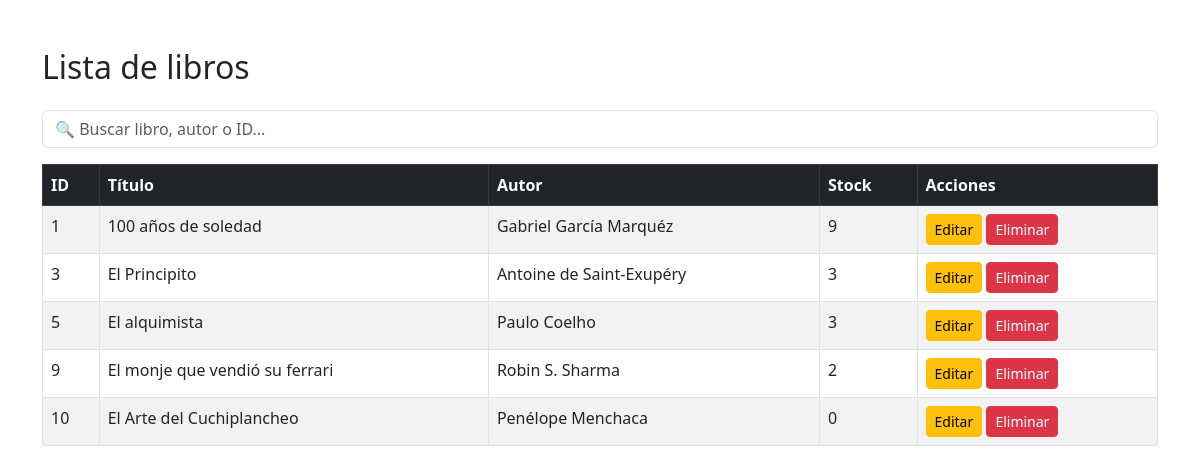
The page /ConsultarLibros.php?mensaje=solicitado (signed in) on the database its author committed.
### tables this page shows
CREATE TABLE `libros` (
  `id` int NOT NULL,
  `titulo` varchar(150) NOT NULL,
  `autor` varchar(100) NOT NULL,
  `genero` varchar(50) DEFAULT NULL,
  `isbn` varchar(20) DEFAULT NULL,
  `stock` int NOT NULL,
  `activo` tinyint DEFAULT '1'
);

### ConsultarLibros.php (the view, shortened to what this page needs)
<?php
include("conexion.php");
$result = $conexion->query("SELECT * FROM libros WHERE activo = 1");
?>
<!DOCTYPE html>
<html>
<head>
    <link href="https://cdn.jsdelivr.net/npm/bootstrap@5.3.0/dist/css/bootstrap.min.css" rel="stylesheet">
</head>
<body>
<div class="container mt-5">
    <h2 class="mb-4">Lista de libros</h2>
    <div class="mb-3">
    <input type="text" id="buscador" class="form-control" placeholder="🔍 Buscar libro, autor o ID...">
</div>
    <table class="table table-bordered table-striped table-hover" id="tablaLibros">
        <thead class="table-dark">
            <tr>
                <th>ID</th>
                <th>Título</th>
                <th>Autor</th>
                <th>Stock</th>
                <th>Acciones</th>
            </tr>
        </thead>
        <tbody>
<?php while ($row = $result->fetch_assoc()) { ?>
    <tr>
        <td><?php echo $row['id']; ?></td>
        <td><?php echo htmlspecialchars($row['titulo']); ?></td>
        <td><?php echo htmlspecialchars($row['autor']); ?></td>
        <td><?php echo $row['stock']; ?></td>
        <td>
            <a href="editar_libro.php?id=<?php echo $row['id']; ?>" class="btn btn-warning btn-sm">Editar</a>
            <a href="eliminar_libro.php?id=<?php echo $row['id']; ?>"
            class="btn btn-danger btn-sm"
            onclick="return confirmarEliminacion(<?php echo $row['stock']; ?>)">
            Eliminar</a>
        </td>
    </tr>
<?php } ?>
</tbody>
    </table>
</div>
</body>
</html>

### rows shown on the page
libros: id "1", titulo "100 años de soledad", autor "Gabriel García Marquéz", stock "9"
libros: id "3", titulo "El Principito", autor "Antoine de Saint-Exupéry", stock "3"
libros: id "5", titulo "El alquimista", autor "Paulo Coelho", stock "3"
libros: id "9", titulo "El monje que vendió su ferrari", autor "Robin S. Sharma", stock "2"
libros: id "10", titulo "El Arte del Cuchiplancheo", autor "Penélope Menchaca", stock "0"
